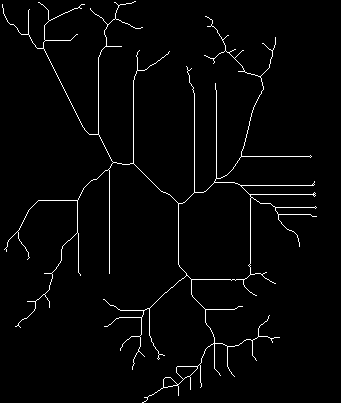
#> input picture Lake_Murray_Map_Skeletons/SE_corner_thinned.png, 341 x 403 px, found by its file name
$ python skel_to_graph.py
#> lines starting #> are read from the running program, lines starting #| are printed output that depends on the picture
from skimage.morphology import skeletonize
from skimage import data
import sknw
import numpy as np
from matplotlib import pyplot as plt

import networkx as nx

import cv2 as cv

def skeleton_to_graph():

    path_to_map = "Lake_Murray_Map_Skeletons/SE_corner_thinned.png"
    img = cv.imread(cv.samples.findFile(path_to_map),0)
#> img: shape (403, 341); 2.3% white in thin lines or dots

    img = img > 127
#> img: shape (403, 341) bool; 2.3% white in thin lines or dots

    print(img)
#> (printed output is left out)
    ske = skeletonize(~img).astype(np.uint16)
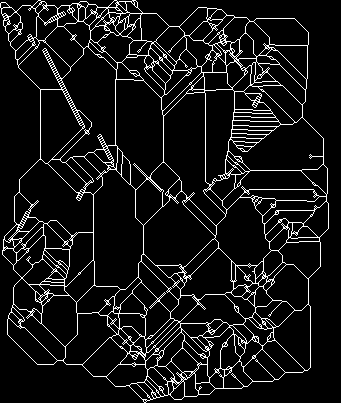
#> ske: shape (403, 341) uint16; values 0 (black) and 1 (white), 8.5% white in thin lines or dots

    # build graph from skeleton
    graph = sknw.build_sknw(ske)

    # draw image
    plt.imshow(img, cmap='gray')

    print(graph.edges())
    # draw edges by pts
    for (s,e) in graph.edges():
        print(s,e)

skeleton_to_graph()
#> (the call stopped at in skeleton_to_graph, `graph = sknw.build_sknw(ske)`: sknw is not available in this run)

$ run again, with Lake_Murray_Map_Skeletons/SE_corner_skeleton.png copied over Lake_Murray_Map_Skeletons/SE_corner_thinned.png
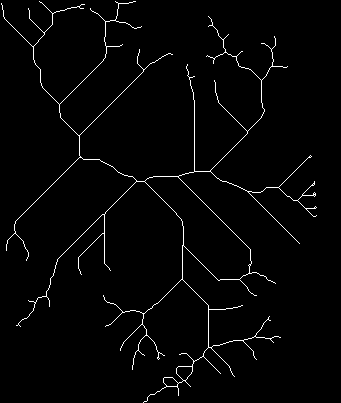
#> input picture Lake_Murray_Map_Skeletons/SE_corner_skeleton.png, 341 x 403 px, found by its file name
#> (printed output is left out)
#> in skeleton_to_graph, `ske = skeletonize(~img).astype(np.uint16)`:
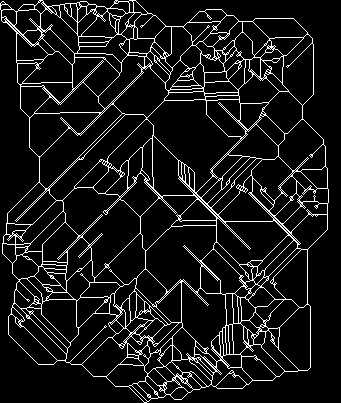
#> ske: shape (403, 341) uint16; values 0 (black) and 1 (white), 9.1% white in thin lines or dots

$ run again, with Lake_Murray_Map_Skeletons/SE_corner_skeleton_lee94.png copied over Lake_Murray_Map_Skeletons/SE_corner_thinned.png
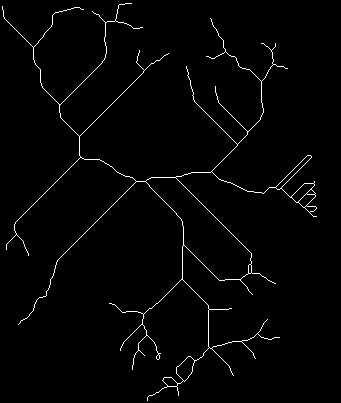
#> input picture Lake_Murray_Map_Skeletons/SE_corner_skeleton_lee94.png, 341 x 403 px, found by its file name
#> (printed output is left out)
#> in skeleton_to_graph, `ske = skeletonize(~img).astype(np.uint16)`:
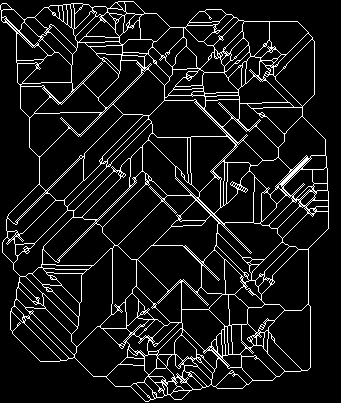
#> ske: shape (403, 341) uint16; values 0 (black) and 1 (white), 9% white in thin lines or dots
